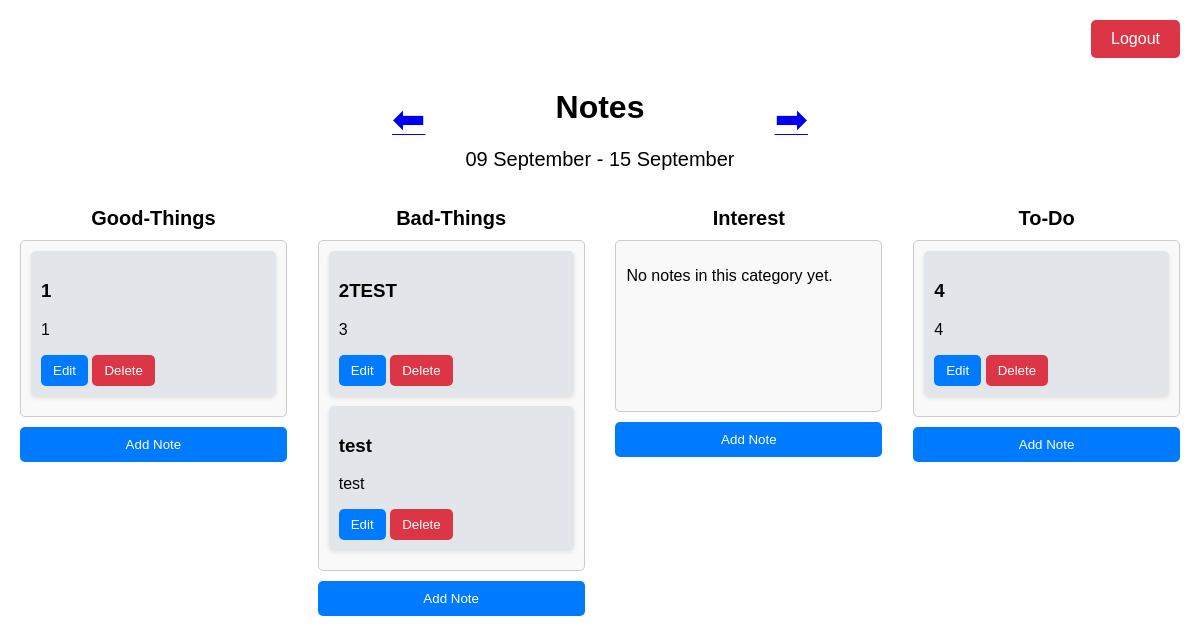
The page /notes/ (signed in) on the database as committed earlier.
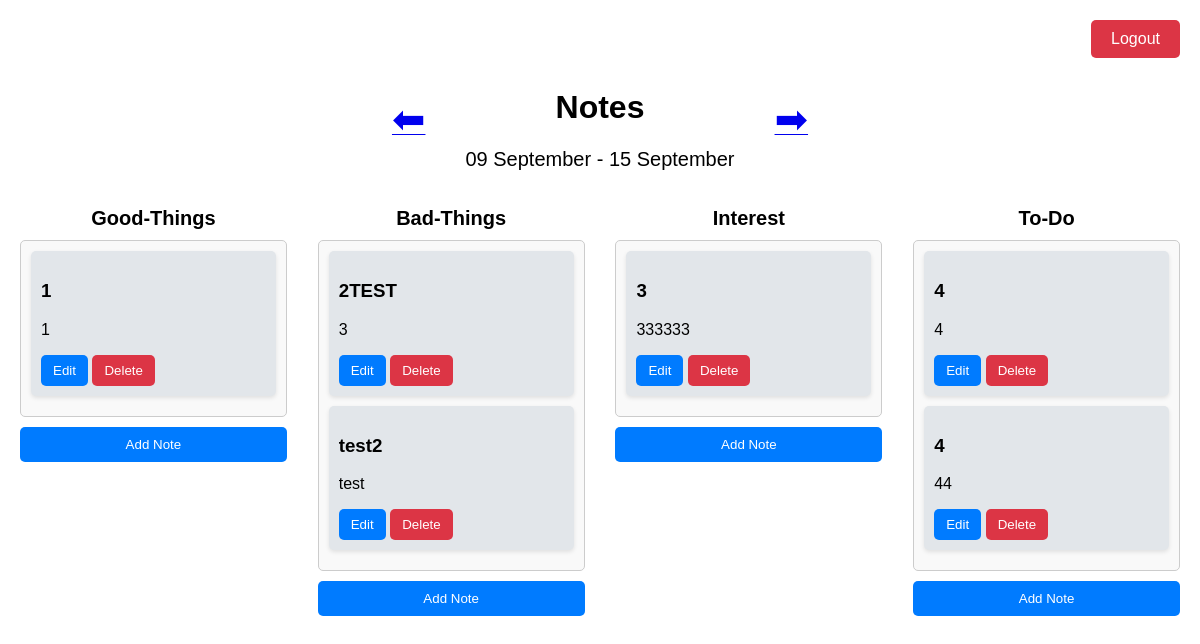
The same page on the database as committed later.
### app/models.py (models this page shows, shortened)
class Category(models.Model):
    name = models.CharField(max_length=255, unique=True)

class Note(models.Model):
    user = models.ForeignKey(User, on_delete=models.CASCADE)
    title = models.CharField(max_length=255)
    content = models.TextField()
    created_at = models.DateTimeField(auto_now_add=True)
    category = models.ForeignKey(Category, on_delete=models.SET_NULL, null=True, blank=True)

### app/views.py (the view)
# urls.py: path('notes/', NotesView.as_view(), name='notes'),
class NotesView(LoginRequiredMixin, FormView):
    template_name = 'notes.html'
    form_class = NoteForm
    success_url = reverse_lazy('notes')
    def get_context_data(self, **kwargs):
        context = super().get_context_data(**kwargs)
        week_offset = int(self.request.GET.get('week', 0))
        today = now().date()
        start_of_week = today - timedelta(days=today.weekday()) + timedelta(weeks=week_offset)
        end_of_week = start_of_week + timedelta(days=6)
        notes = Note.objects.filter(
            user=self.request.user,
            created_at__date__gte=start_of_week,
            created_at__date__lte=end_of_week
        )
        categories = Category.objects.all()
        notes_by_category = {}
        for category in categories:
            notes_by_category[category.name] = notes.filter(category=category)
        context['categories'] = categories
        context['notes_by_category'] = notes_by_category
        context['start_of_week'] = start_of_week
        context['end_of_week'] = end_of_week
        context['week_offset'] = week_offset
        return context

### app/templates/notes.html (shortened to what this page needs)
<!DOCTYPE html>
<html lang="en">
<head>
    {% load static %}
    <link rel="stylesheet" href="{% static 'notes.css' %}">
</head>
<body>
    <div class="logout-container">
        <button class="logout-button" onclick="window.location.href='{% url 'logout' %}'">Logout</button>
    </div>
    <div class="header">
        <div class="week-arrows">
            <a href="?week={{ week_offset|add:-1 }}">
                <span class="arrow" id="prev-week">⬅</span>
            </a>
        </div>
        <div class="date-container">
            <h1>Notes</h1>
            <div class="date" id="current-week">
                {{ start_of_week|date:"d F" }} - {{ end_of_week|date:"d F" }}
            </div>
        </div>
        <div class="week-arrows">
            <a href="?week={{ week_offset|add:1 }}">
                <span class="arrow" id="next-week">➡</span>
            </a>
        </div>
    </div>
    <div class="notes-container">
        {% for category, notes in notes_by_category.items %}
            <div class="notes-category">
                <h2>{{ category|title }}</h2>
                <div class="note-row" id="{{ category }}">
                    {% for note in notes %}
                        <div class="note">
                            <h3>{{ note.title }}</h3>
                            <p>{{ note.content }}</p>
                            <button class="edit-note" onclick="openEditModal({{ note.id }}, '{{ note.title }}', '{{ note.content }}')">Edit</button>
                            <button class="delete-note" onclick="openDeleteModal({{ note.id }}, '{{ note.title }}')">Delete</button>
                        </div>
                    {% empty %}
                        <p>No notes in this category yet.</p>
                    {% endfor %}
                </div>
                <button class="add-note" data-category="{{ category }}">Add Note</button>
            </div>
        {% endfor %}
    </div>
</body>
</html>

Rows that differ between the two databases and show on the page:
changed Note "test": title "test" → "test2"
added Note: title "3", content "333333", shown under "Interest"
added Note: title "4", content "44", shown under "To-Do"
Other text that changed with them:
list line gone: "No notes in this category yet."
